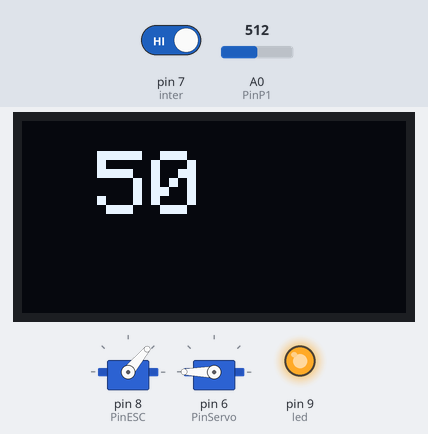
This sketch was run on a simulated Arduino Uno, built with avr-gcc and run on an emulated ATmega328P. On the bench: 128×64 one-colour display, 2 × servo, output pins drawn as LEDs (lit = HIGH). The inputs (shaded band) are chosen by the test bench; at power-on: A0 (PinP1) = 512, pin 7 (inter) HIGH.

Above: at 1.2 s.
1.3 s: A0 (PinP1) set to 716
At 2.5 s:
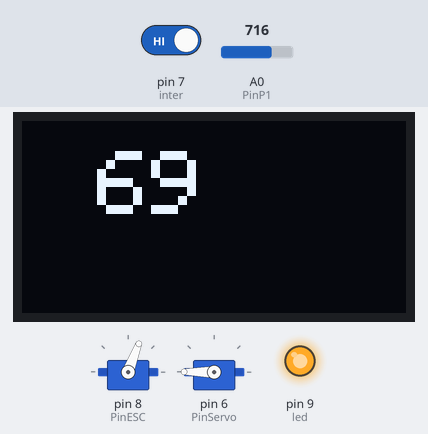
2.8 s: A0 (PinP1) set to 900
At 3.2 s:
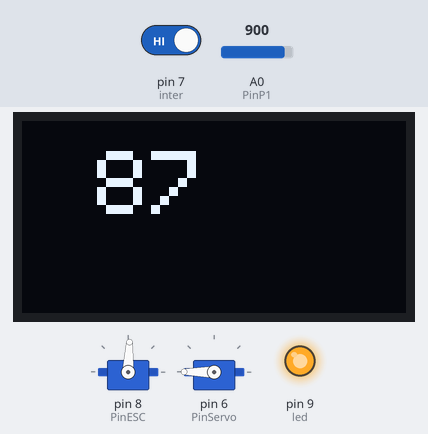
4.3 s: pin 7 (inter) driven LOW
At 5.3 s:
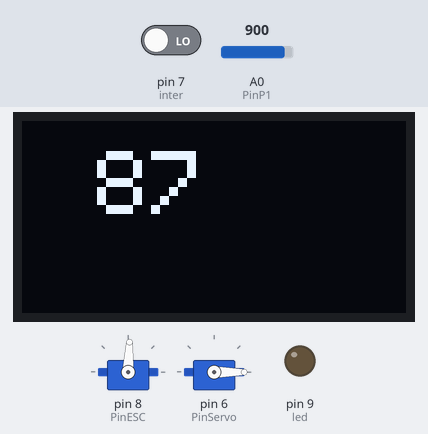
5.8 s: A0 (PinP1) set to 1023
At 7.0 s:
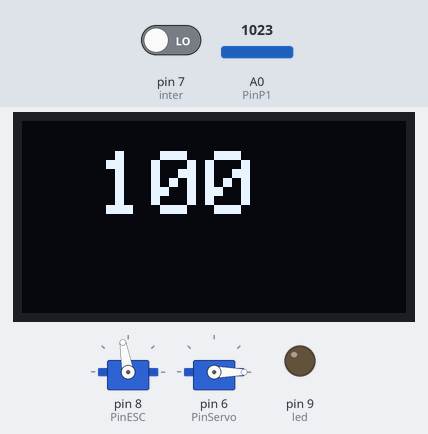
7.3 s: pin 7 (inter) driven HIGH
At 8.5 s:
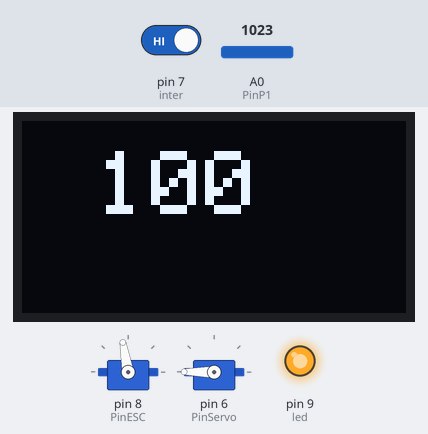
8.8 s: A0 (PinP1) set to 306
At 9.4 s:
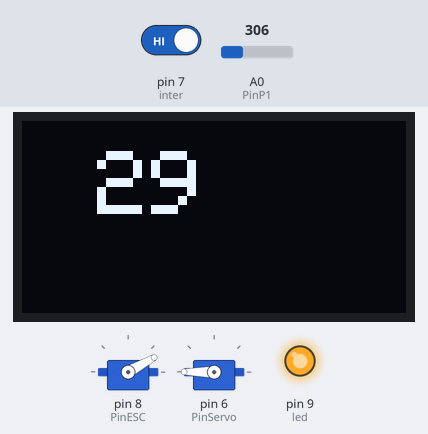
Timing chart, 0 to 11.3 s (numbered marks = the images above; inputs shaded):
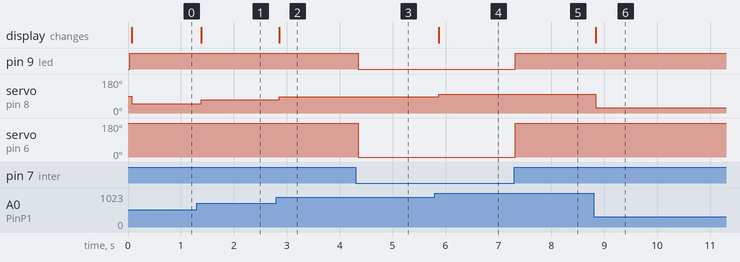

The sketch:

jet_engine_code.ino
```cpp
#include<Servo.h>
#include <Adafruit_GFX.h>
#include <Adafruit_SSD1306.h>
#include <Wire.h>
#include <SPI.h>

#define OLED_RESET 4

Servo esc;
Servo servo;
Adafruit_SSD1306 display(OLED_RESET);

//oled: sda = A4
//      scl= A5
int PinESC = 8;//Esc en D8
int PinP1 = A0;//Potentiometre en A0
int PinServo = 6;//Servomoteurs en D6
int led = 9;//led en D9
int inter = 7;//interrupteur en D7

int PositionDuServo;
int lecture;
int val;

void setup() {
 display.begin(SSD1306_SWITCHCAPVCC, 0x3C);
 display.clearDisplay();
 pinMode(led,OUTPUT);
 pinMode(inter,INPUT);

 esc.attach(PinESC);
 servo.attach(PinServo);
 servo.write(PositionDuServo);
 Serial.begin(9600);
}

void loop() {
 Oled();
 servomoteur();
 RS_Motor();


}

void servomoteur(){
   lecture= digitalRead(inter);
  if(lecture==0){
    digitalWrite(led, LOW);
    PositionDuServo= 0;
    servo.write(PositionDuServo);
  }
  else{
    digitalWrite(led,HIGH);
    PositionDuServo= 180;
    servo.write(PositionDuServo);

  }
  delay(15);
}

void Oled(){
  display.clearDisplay();
  display.setTextSize(3);
  display.setTextColor(WHITE);
  display.setCursor(25,10);

}

void RS_Motor(){
  val = analogRead(PinP1);
  val = map(val, 0, 1023,0, 100);
  esc.write(val);

  display.println(val);
  display.display();
  delay(15);

 }
```

Measured:
- after the input at 1.3 s, servo on pin 8 (PinESC): 50° → 69° after 0.08 s; the display: changes after 0.08 s (image 1)
- after the input at 2.8 s, servo on pin 8 (PinESC): 69° → 87° after 0.06 s; the display: changes after 0.06 s (image 2)
- after the input at 4.3 s, pin 9 (led): HIGH → LOW after 0.05 s; servo on pin 6 (PinServo): 180° → 0° after 0.05 s
- after the input at 5.8 s, servo on pin 8 (PinESC): 87° → 100° after 0.07 s; the display: changes after 0.07 s (image 4)
- after the input at 7.3 s, pin 9 (led): LOW → HIGH at once; servo on pin 6 (PinServo): 0° → 180° at once
- after the input at 8.8 s, servo on pin 8 (PinESC): 100° → 29° at once; the display: changes at once (image 6)
